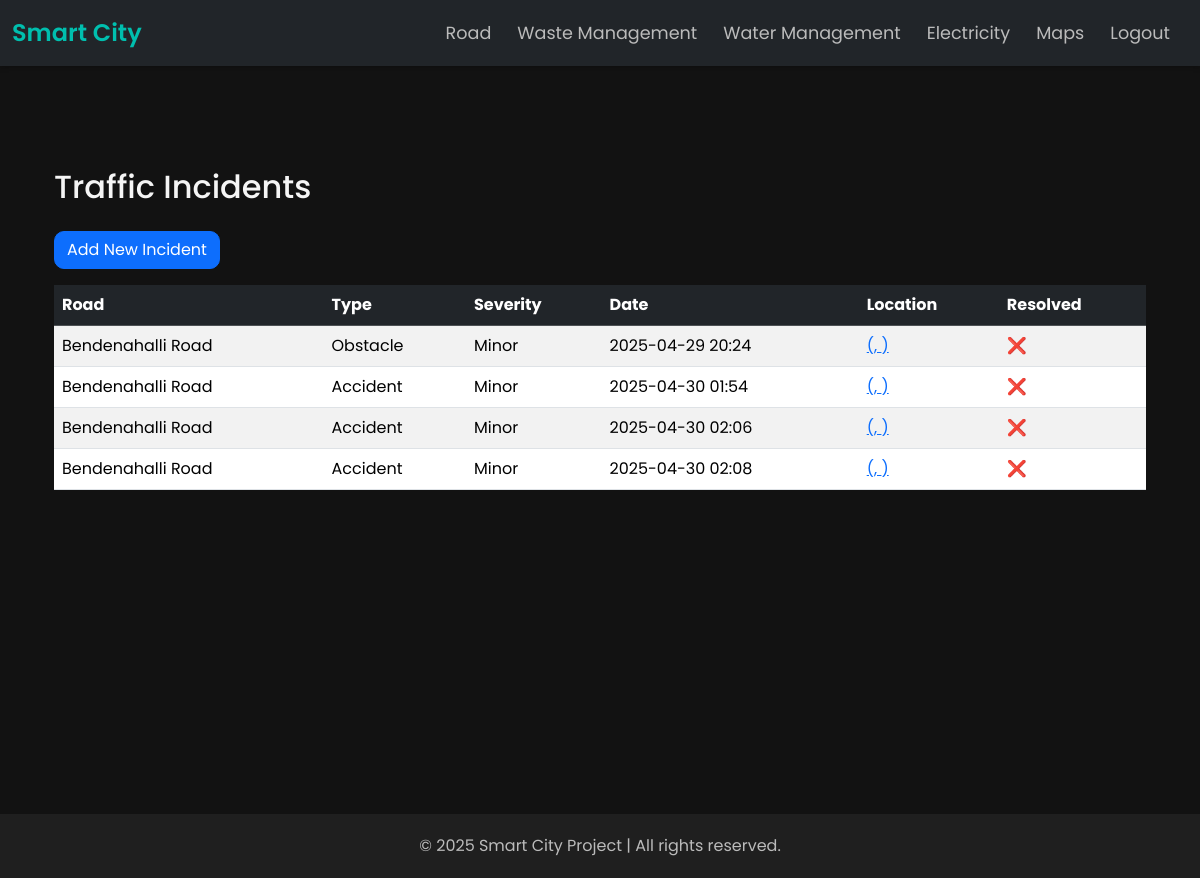
Page /road/traffic-incidents/ (signed in) on the committed database.
### road/models.py (models this page shows, shortened)
class TrafficIncident(models.Model):
    INCIDENT_TYPE_CHOICES = [
        ('Accident', 'Accident'),
        ('Roadwork', 'Roadwork'),
        ('Obstacle', 'Obstacle'),
    ]
    user = models.ForeignKey(User, on_delete=models.CASCADE, null=True, blank=True)
    latitude = models.FloatField(null=True,blank=True)
    longitude = models.FloatField(null=True,blank=True)
    road = models.ForeignKey(Road, on_delete=models.CASCADE)
    incident_type = models.CharField(max_length=20, choices=INCIDENT_TYPE_CHOICES)
    latitude = models.FloatField(null=True, blank=True)  # Set both to allow null and blank values
    longitude = models.FloatField(null=True, blank=True)
    description = models.TextField()
    severity = models.CharField(max_length=20, choices=[('Minor', 'Minor'), ('Major', 'Major')])
    date_reported = models.DateTimeField(auto_now_add=True)
    resolved = models.BooleanField(default=False)

class Road(models.Model):
    ROAD_TYPE_CHOICES = [
        ('Highway', 'Highway'),
        ('Street', 'Street'),
        ('Alley', 'Alley'),
        ('Avenue', 'Avenue'),
    ]
    name = models.CharField(max_length=255)
    road_type = models.CharField(max_length=20, choices=ROAD_TYPE_CHOICES)
    location = models.CharField(max_length=255)
    latitude = models.FloatField(default=None)
    longitude = models.FloatField(default=None)
    condition = models.CharField(max_length=50, default='Good')
    date_added = models.DateTimeField(auto_now_add=True)

### road/views.py (the view)
# urls.py: path('traffic-incidents/', views.traffic_incident_list, name='traffic_incident_list'),
def traffic_incident_list(request):
    incidents = None
    if request.user.is_superuser:
        incidents = TrafficIncident.objects.all()
    else:
        incidents = TrafficIncident.objects.filter(user=request.user)
    return render(request, 'road/traffic_incident_list.html', {'incidents': incidents})

### road/templates/road/traffic_incident_list.html (shortened to what this page needs)
{% extends 'base_generic.html' %}
{% block content %}
<div class="container py-5">
  <h2 class="mb-4">Traffic Incidents</h2>
  <a href="{% url 'road:traffic_incident_create' %}" class="btn btn-primary mb-3">Add New Incident</a>
  <table class="table table-striped">
    <thead class="table-dark">
      <tr>
        <th>Road</th>
        <th>Type</th>
        <th>Severity</th>
        <th>Date</th>
        <th>Location</th>
        <th>Resolved</th>
      </tr>
    </thead>
    <tbody>
      {% for incident in incidents %}
        <tr>
          <td>{{ incident.road.name }}</td>
          <td>{{ incident.incident_type }}</td>
          <td>{{ incident.severity }}</td>
          <td>{{ incident.date_reported|date:"Y-m-d H:i" }}</td>
          <td>
            <a href="https://www.google.com/maps/search/?api=1&query={{ report.latitude }},{{ report.longitude }}"
               target="_blank" class="text-decoration-underline text-primary">
              ({{ report.latitude }}, {{ report.longitude }})
            </a>
          </td>
          <td>
            {% if incident.resolved %}
              ✅
            {% else %}
              ❌
            {% endif %}
          </td>
        </tr>
      {% endfor %}
    </tbody>
  </table>
</div>
{% endblock %}

### templates/base_generic.html (style rules this page uses)
body { background-color: #121212; font-family: 'Poppins', sans-serif; color: #f5f5f5; margin: 0; }
.container { min-height: 80vh; padding-top: 30px; padding-bottom: 30px; }
.btn { border-radius: 10px; transition: all 0.3s ease; }
.navbar, .container, .footer { animation: fadeIn 0.8s ease-out; }

### rows in the picture
TrafficIncident: road.name "Bendenahalli Road", incident_type "Obstacle", severity "Minor", date_reported "2025-04-29 20:24"
TrafficIncident: road.name "Bendenahalli Road", incident_type "Accident", severity "Minor", date_reported "2025-04-30 01:54"
TrafficIncident: road.name "Bendenahalli Road", incident_type "Accident", severity "Minor", date_reported "2025-04-30 02:06"
TrafficIncident: road.name "Bendenahalli Road", incident_type "Accident", severity "Minor", date_reported "2025-04-30 02:08"
